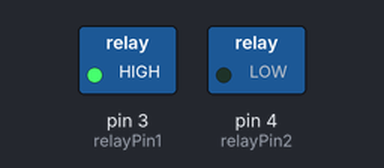
A sketch run on a simulated Arduino Uno, built with avr-gcc and run on an emulated ATmega328P. Shown: switched loads named in the sketch (green lamp = pin HIGH). Dashed ring = blinking.

Above: at 0.5 s.
Timing chart, 0 to 4.6 s (numbered marks = the images above):
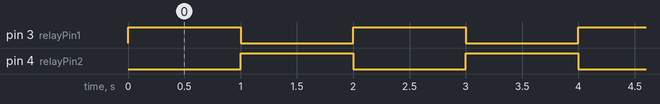

The sketch:

double_channel_relay.ino
```cpp
#define relayPin1 3
#define relayPin2 4

void setup() {
  // put your setup code here, to run once:
  pinMode(relayPin1, OUTPUT);
  pinMode(relayPin2, OUTPUT);
}

void loop() {
  // put your main code here, to run repeatedly:
  digitalWrite(relayPin1, HIGH);
  digitalWrite(relayPin2, LOW);
  delay(1000);
  digitalWrite(relayPin1, LOW);
  digitalWrite(relayPin2, HIGH);
  delay(1000);
}
```

Measured:
- by itself, pin 3 (relayPin1), pin 4 (relayPin2): alternates HIGH for 1.0 s and LOW for 1.0 s
